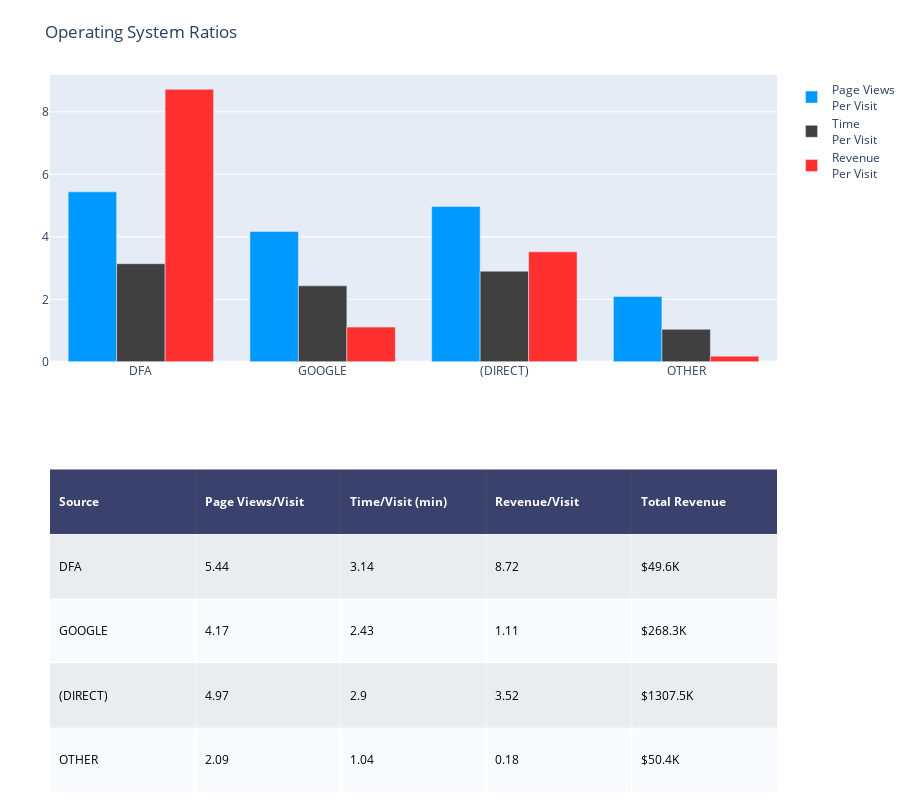

The notebook cell this image was saved under:
### Code cell
ratios_barchart(df, 'source', .015, 'Operating System Ratios')

### Figure 1 — Plotly figure (JSON) as saved in the notebook; plotly's stock layout.template omitted (floating-point values rounded to 4 significant figures)
{"data": [{"colorscale": [[0, "#00083e"], [0.5, "#ededee"], [1, "#ffffff"]], "hoverinfo": "none", "opacity": 0.75, "showscale": false, "type": "heatmap", "z": [[0, 0, 0, 0, 0], [0.5, 0.5, 0.5, 0.5, 0.5], [1, 1, 1, 1, 1], [0.5, 0.5, 0.5, 0.5, 0.5], [1, 1, 1, 1, 1]]}, {"marker": {"color": "#0099ff"}, "name": "Page Views<br>Per Visit", "type": "bar", "x": ["DFA", "GOOGLE", "(DIRECT)", "OTHER"], "xaxis": "x2", "y": [5.44, 4.17, 4.97, 2.09], "yaxis": "y2"}, {"marker": {"color": "#404040"}, "name": "Time<br>Per Visit", "type": "bar", "x": ["DFA", "GOOGLE", "(DIRECT)", "OTHER"], "xaxis": "x2", "y": [3.14, 2.43, 2.9, 1.04], "yaxis": "y2"}, {"marker": {"color": "#FF3030"}, "name": "Revenue<br>Per Visit", "type": "bar", "x": ["DFA", "GOOGLE", "(DIRECT)", "OTHER"], "xaxis": "x2", "y": [8.72, 1.11, 3.52, 0.18], "yaxis": "y2"}], "layout": {"annotations": [{"align": "left", "font": {"color": "#ffffff"}, "showarrow": false, "text": "<b>Source</b>", "x": -0.45, "xanchor": "left", "xref": "x", "y": 0, "yref": "y"}, {"align": "left", "font": {"color": "#ffffff"}, "showarrow": false, "text": "<b>Page Views/Visit</b>", "x": 0.55, "xanchor": "left", "xref": "x", "y": 0, "yref": "y"}, {"align": "left", "font": {"color": "#ffffff"}, "showarrow": false, "text": "<b>Time/Visit (min)</b>", "x": 1.55, "xanchor": "left", "xref": "x", "y": 0, "yref": "y"}, {"align": "left", "font": {"color": "#ffffff"}, "showarrow": false, "text": "<b>Revenue/Visit</b>", "x": 2.55, "xanchor": "left", "xref": "x", "y": 0, "yref": "y"}, {"align": "left", "font": {"color": "#ffffff"}, "showarrow": false, "text": "<b>Total Revenue</b>", "x": 3.55, "xanchor": "left", "xref": "x", "y": 0, "yref": "y"}, {"align": "left", "font": {"color": "#000000"}, "showarrow": false, "text": "DFA", "x": -0.45, "xanchor": "left", "xref": "x", "y": 1, "yref": "y"}, {"align": "left", "font": {"color": "#000000"}, "showarrow": false, "text": "5.44", "x": 0.55, "xanchor": "left", "xref": "x", "y": 1, "yref": "y"}, {"align": "left", "font": {"color": "#000000"}, "showarrow": false, "text": "3.14", "x": 1.55, "xanchor": "left", "xref": "x", "y": 1, "yref": "y"}, {"align": "left", "font": {"color": "#000000"}, "showarrow": false, "text": "8.72", "x": 2.55, "xanchor": "left", "xref": "x", "y": 1, "yref": "y"}, {"align": "left", "font": {"color": "#000000"}, "showarrow": false, "text": "$49.6K", "x": 3.55, "xanchor": "left", "xref": "x", "y": 1, "yref": "y"}, {"align": "left", "font": {"color": "#000000"}, "showarrow": false, "text": "GOOGLE", "x": -0.45, "xanchor": "left", "xref": "x", "y": 2, "yref": "y"}, {"align": "left", "font": {"color": "#000000"}, "showarrow": false, "text": "4.17", "x": 0.55, "xanchor": "left", "xref": "x", "y": 2, "yref": "y"}, {"align": "left", "font": {"color": "#000000"}, "showarrow": false, "text": "2.43", "x": 1.55, "xanchor": "left", "xref": "x", "y": 2, "yref": "y"}, {"align": "left", "font": {"color": "#000000"}, "showarrow": false, "text": "1.11", "x": 2.55, "xanchor": "left", "xref": "x", "y": 2, "yref": "y"}, {"align": "left", "font": {"color": "#000000"}, "showarrow": false, "text": "$268.3K", "x": 3.55, "xanchor": "left", "xref": "x", "y": 2, "yref": "y"}, {"align": "left", "font": {"color": "#000000"}, "showarrow": false, "text": "(DIRECT)", "x": -0.45, "xanchor": "left", "xref": "x", "y": 3, "yref": "y"}, {"align": "left", "font": {"color": "#000000"}, "showarrow": false, "text": "4.97", "x": 0.55, "xanchor": "left", "xref": "x", "y": 3, "yref": "y"}, {"align": "left", "font": {"color": "#000000"}, "showarrow": false, "text": "2.9", "x": 1.55, "xanchor": "left", "xref": "x", "y": 3, "yref": "y"}, {"align": "left", "font": {"color": "#000000"}, "showarrow": false, "text": "3.52", "x": 2.55, "xanchor": "left", "xref": "x", "y": 3, "yref": "y"}, {"align": "left", "font": {"color": "#000000"}, "showarrow": false, "text": "$1307.5K", "x": 3.55, "xanchor": "left", "xref": "x", "y": 3, "yref": "y"}, {"align": "left", "font": {"color": "#000000"}, "showarrow": false, "text": "OTHER", "x": -0.45, "xanchor": "left", "xref": "x", "y": 4, "yref": "y"}, {"align": "left", "font": {"color": "#000000"}, "showarrow": false, "text": "2.09", "x": 0.55, "xanchor": "left", "xref": "x", "y": 4, "yref": "y"}, {"align": "left", "font": {"color": "#000000"}, "showarrow": false, "text": "1.04", "x": 1.55, "xanchor": "left", "xref": "x", "y": 4, "yref": "y"}, {"align": "left", "font": {"color": "#000000"}, "showarrow": false, "text": "0.18", "x": 2.55, "xanchor": "left", "xref": "x", "y": 4, "yref": "y"}, {"align": "left", "font": {"color": "#000000"}, "showarrow": false, "text": "$50.4K", "x": 3.55, "xanchor": "left", "xref": "x", "y": 4, "yref": "y"}], "height": 800, "margin": {"b": 0, "l": 50, "r": 0, "t": 75}, "title": {"text": "Operating System Ratios"}, "width": 900, "xaxis": {"dtick": 1, "gridwidth": 2, "showticklabels": false, "tick0": -0.5, "ticks": "", "zeroline": false}, "xaxis2": {"anchor": "y2"}, "yaxis": {"autorange": "reversed", "domain": [0, 0.45], "dtick": 1, "gridwidth": 2, "showticklabels": false, "tick0": 0.5, "ticks": "", "zeroline": false}, "yaxis2": {"anchor": "x2", "domain": [0.6, 1]}}}
